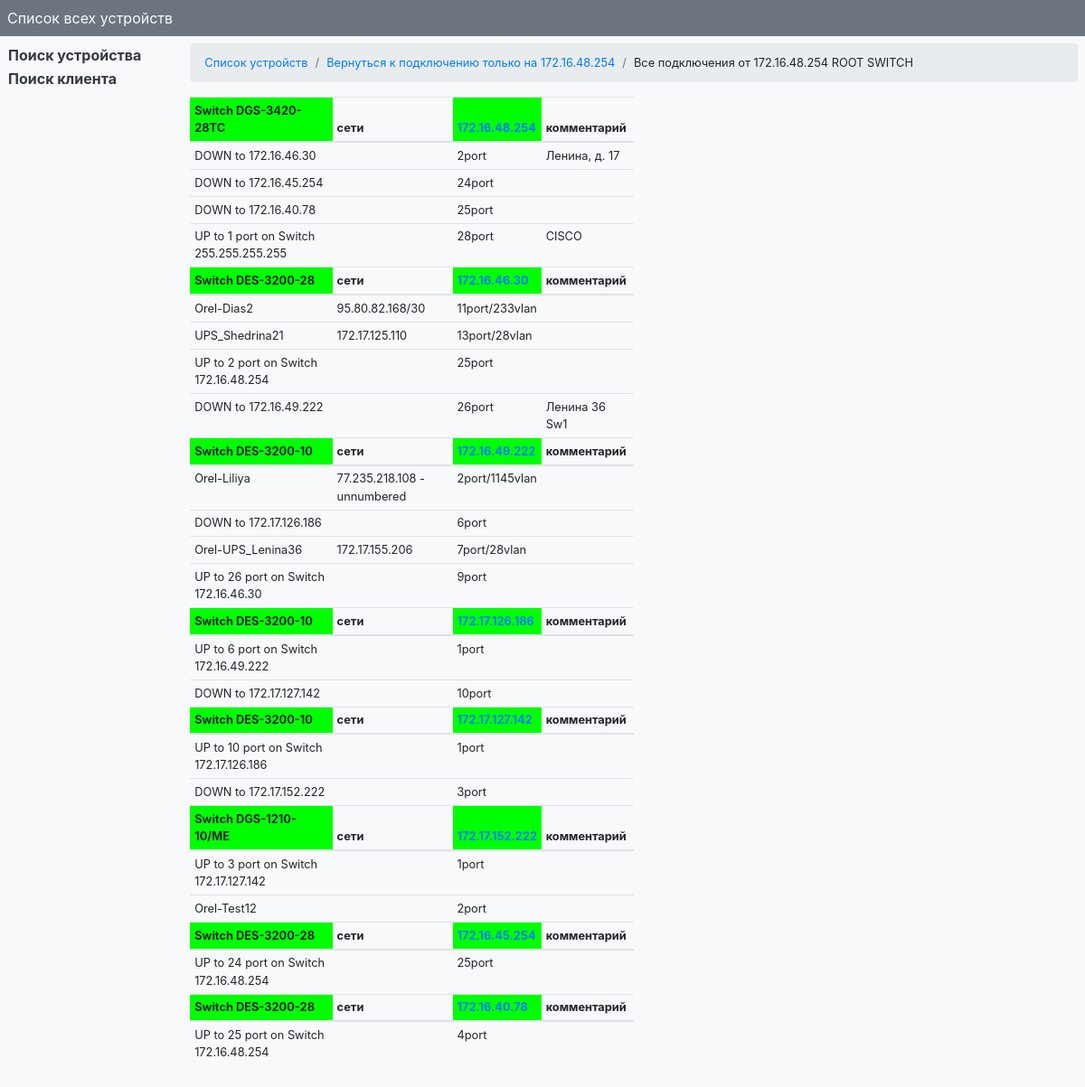
/connection/2/all_connection, run on an earlier commit of the app's database.
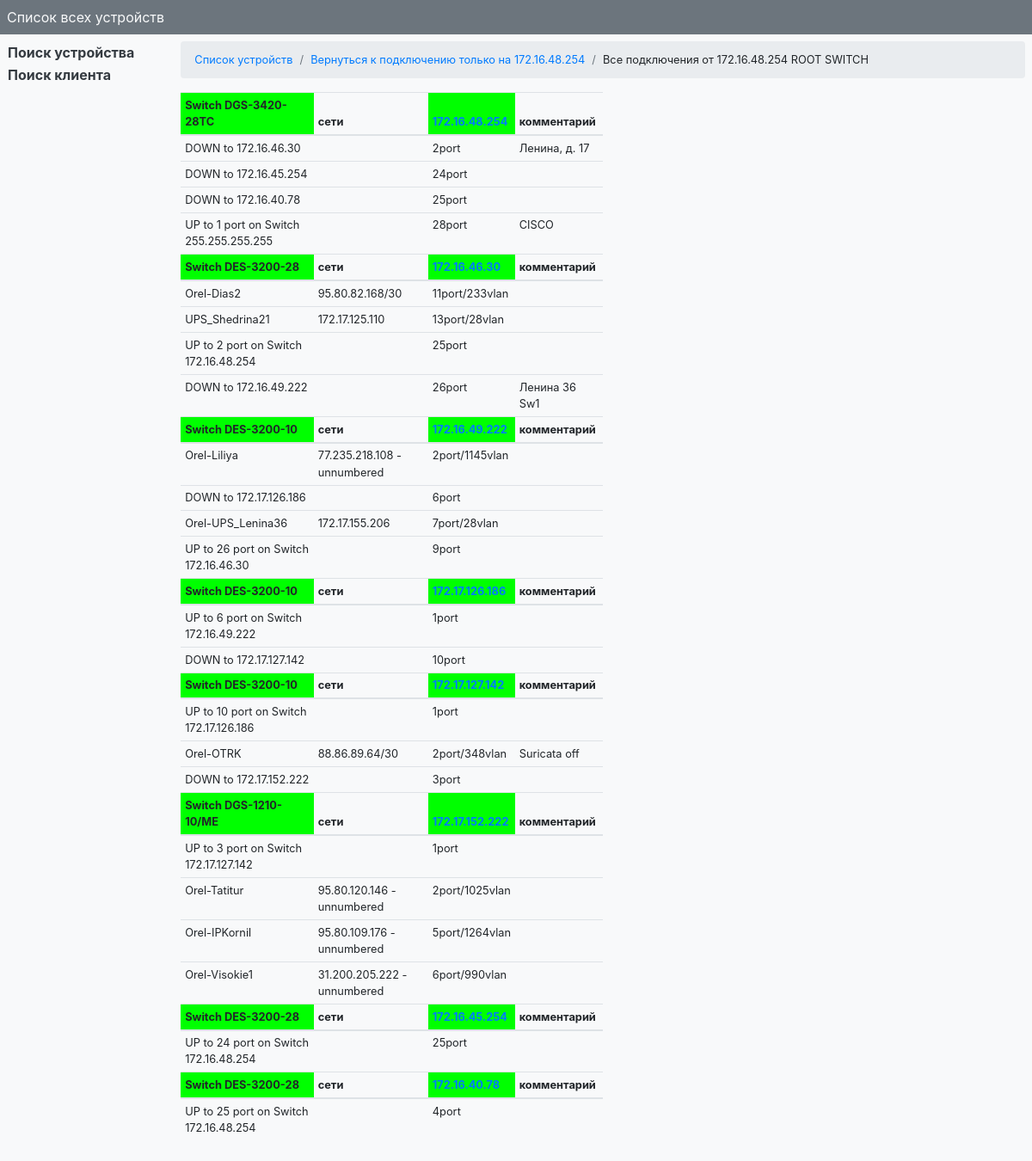
And on a later commit of the database.
### models_device/models.py (models this page shows, shortened)
class Device(models.Model):
    model = models.ForeignKey(ModelDevices, null=True, on_delete=models.SET_NULL, help_text='модель устройства', verbose_name='Модель')
    ip = models.GenericIPAddressField(unique=True, help_text='IP нового устройства', verbose_name='IP устройства')
    incoming_port = models.CharField(max_length=10, help_text='приходящий порт', default=1, verbose_name='Приходящий порт')
    up_connect_ip = models.GenericIPAddressField(validators=[validate_up_connect_ip], help_text='IP устройства от которого подключено', verbose_name='IP вышестоящего')
    up_connect_port = models.CharField(max_length=10, help_text='порт подключения на вышестоящем устройстве', default=1, verbose_name='Порт вышестоящего')
    city = models.ForeignKey(Cities, on_delete=models.PROTECT, help_text='город подключения', verbose_name='Город')
    comment = models.TextField(blank=True, verbose_name='Комментарий', help_text='комментарий')
    update = models.DateTimeField(auto_now=True)
    class Meta:
        verbose_name = 'Установленное оборудование'
        verbose_name_plural = 'Установленное оборудование'

class ModelDevices(models.Model):
    type = models.CharField(max_length=30, verbose_name='Тип устройства')
    model = models.CharField(max_length=30, help_text='модель устройства', verbose_name='Модель')
    ports = models.PositiveSmallIntegerField(help_text='количество портов', verbose_name='Портов')
    template = models.CharField(max_length=50,help_text='имя файла с шаблоном', verbose_name='Шаблон')
    comment = models.TextField(blank=True, verbose_name='Комментарий', help_text='комментарий')
    class Meta:
        verbose_name = 'Тип и модель оборудования'
        verbose_name_plural = 'Типы и модели оборудования'
        ordering = ['model']

### connection_on_device/models.py (models this page shows, shortened)
class ConnectionOnDevice(models.Model):
    id_dev = models.ForeignKey(Device, on_delete=models.CASCADE,
        help_text='ID оборудования, к которому подключен клиент/устройство')
    port = models.CharField(max_length=10, help_text='Порт подключения')
    connected = models.CharField(max_length=40, help_text='Что подключено к порту')
    vlan = models.CharField(max_length=5, default='Null', help_text='vlan клиента, если есть')
    ip_client = models.TextField(blank=True, verbose_name='IP клиента', help_text='IP/сети выделенные клиенту через ";"')
    comment = models.TextField(blank=True, help_text='Комментарий')
    date = models.DateTimeField(auto_now_add=True, help_text='Дата добавления')
    update = models.DateTimeField(auto_now=True, help_text='Дата изменения')
    class Meta:
    	verbose_name = "Подключенное оборудование/клиенты"
    	verbose_name_plural = "Подключенное оборудование/клиенты"

### connection_on_device/views.py (the view)
# urls.py: path('<int:id_dev>/all_connection', views.all_connection, name='all_connection'),
def all_connection(request, id_dev):
    connections_dev = []
    try:
        dev = Device.objects.get(pk=id_dev)
    except Device.DoesNotExist:
        raise Http404('Device not found!')
    source_connect = dev
    connections = all_connection_port(dev, connections_dev)
    return render(request, "all_connection_from.html", {
        "connections":connections,
        "source":source_connect
        })

### connection_on_device/views.py (called while the page is built)
def serch_connect(connect_on_port):
    ip_pattern = '\d{1,3}\.\d{1,3}\.\d{1,3}\.\d{1,3}'
    _search = re.search(ip_pattern, connect_on_port)
    if _search is not None:
        result = Device.objects.get(ip=_search.group())
    else:
        result = False
    return result

### connection_on_device/templates/all_connection_from.html (shortened to what this page needs)
{% extends "base.html" %}
{% block head %}
		<nav aria-label="breadcrumb">
		  <ol class="breadcrumb">
		  	<li class="breadcrumb-item"><a href="{% url 'device' %}">Список устройств</a></li>
		  	<li class="breadcrumb-item"><a href="{% url 'connections_on_dev' source.pk %}">Вернуться к подключению только на {{ source.ip }} </a></li>
		    <li class="breadcrumb-item">Все подключения от {{ source.ip }} {{ source.comment }} </li>
		  </ol>
		</nav>
{% endblock %}
{% block main %}
		<table class="table table-sm table-hover w-50">
		{% for dev, color, connection in connections %}
			<thead>
			<tr>
				<th bgcolor="{{ color }}">
					{{ dev.model.type }}&nbsp;{{ dev.model.model }}
				</th>
				<th>
					сети&nbsp;
				</th>
				<th bgcolor="{{ color }}">
					<a style="text-decoration:none;" href="{% url 'path_to_dev' dev.pk %}">{{ dev.ip }}</a>
				</th>
				<th>
					комментарий&nbsp;
				</th>
			</tr>
		</thead>
			{% for connect in connection %}
			<tr>
				<td>
					{{ connect.connected }}
				</td>
				<td>
					{{ connect.ip_client }}
				</td>
				<td>
					{{ connect.port }}port{{ connect.vlan }}
				</td>
				<td>
					{{ connect.comment }}
				</td>
			</tr>
			{% endfor %}
		{% endfor %}
		</table>
{% endblock %}

What changed in the data, as far as the page shows it:
removed ConnectionOnDevice: connected "Orel-Test12", port "2", shown under Device "DGS-1210-10/ME"
added ConnectionOnDevice: connected "Orel-OTRK", ip_client "88.86.89.64/30", port "2", vlan "/348vlan", comment "Suricata off", shown under Device (number 5 of 8 on the later page)
added ConnectionOnDevice: connected "Orel-Tatitur", ip_client "95.80.120.146 -unnumbered", port "2", vlan "/1025vlan", shown under Device "DGS-1210-10/ME"
added ConnectionOnDevice: connected "Orel-IPKornil", ip_client "95.80.109.176 -unnumbered", port "5", vlan "/1264vlan", shown under Device "DGS-1210-10/ME"
added ConnectionOnDevice: connected "Orel-Visokie1", ip_client "31.200.205.222 -unnumbered", port "6", vlan "/990vlan", shown under Device "DGS-1210-10/ME"
